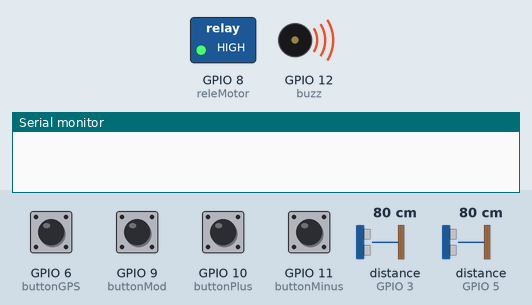
Simulated run of this sketch. Board: ESP8266 (NodeMCU). On the bench: switched loads named in the sketch (green lamp = pin HIGH), buzzer (waves = sounding), the last lines printed to the serial monitor. Wiring (inferred from the names in the program): 2 × ultrasonic range finder: trigger GPIO 2, echo GPIO 3 / trigger GPIO 4, echo GPIO 5. The inputs (shaded band) are chosen by the test bench; at power-on: GPIO 6 (buttonGPS), GPIO 9 (buttonMod), GPIO 10 (buttonPlus), GPIO 11 (buttonMinus) LOW, distance to the obstacle (sensors on GPIO 3, GPIO 5) 80 cm. The echo pulse lasts 58.3 µs per cm; WiFi joins after 1.5 s; servers stay silent unless stated; web services answer with replies made up by the test bench; pins used as bus, display or sensor lines are not drawn.

Above: at 0.96 s.
1.3 s: GPIO 9 (buttonMod) pulled HIGH for 0.15 s
At 2.0 s:
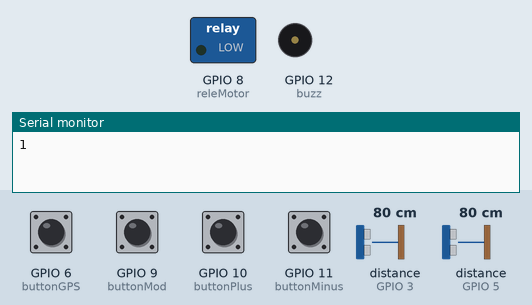
3.0 s: GPIO 9 (buttonMod) pulled HIGH for 1 s
At 3.29 s:
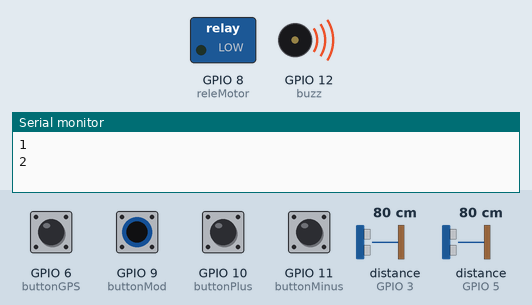
6.0 s: distance to the obstacle (sensor on GPIO 3) set to 9 cm
At 6.74 s:
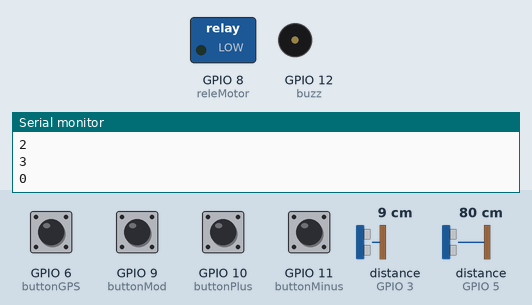
7.7 s: distance to the obstacle (sensor on GPIO 5) set to 4 cm
At 9.16 s:
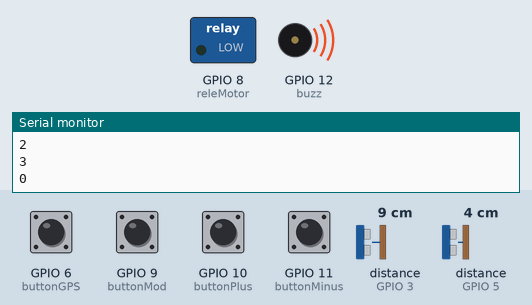
10.7 s: GPIO 6 (buttonGPS) pulled HIGH for 0.15 s
At 12.0 s:
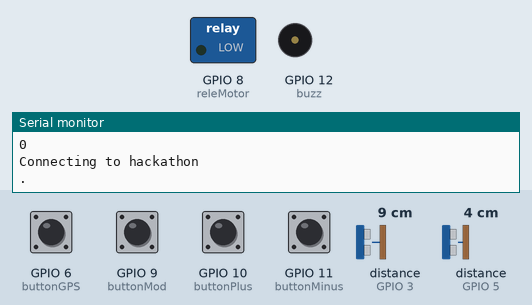
13.8 s: distance to the obstacle (sensor on GPIO 3) set to 2 cm
Timing chart, 0 to 16.9 s (numbered marks = the images above; inputs shaded):
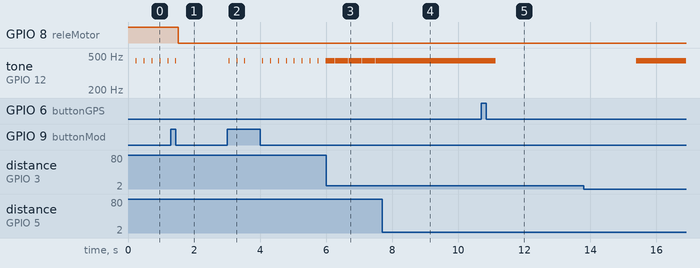

The sketch:

ultrazvuk_ztm_vse.ino
```cpp
int pTrig = 2;
int pEcho = 3;
int pTrig2 = 4;
int pEcho2 = 5;
int buzz = 12;

int releMotor=8;

int buttonMod=9;
int buttonPlus=10;
int buttonMinus=11;
int buttonGPS=6;

int posunVzdalenosti=5;

long minVzdalenost=20;
long maxVzdalenost=200;

int maxMod=3;

int aktButton=0;

long buttonDelay=500;
long lastButtonPressed=0;

int mod=0;

long odezva;
long odezva2;
long vzdalenost;
long vzdalenost2;
int minimal;

long currentTime = 0;
long lastBeep = 0;

long minimalniVzdalenost=100;

int freguency = 392;

//WIFI
#include <ESP8266WiFi.h>

const char* ssid     = "hackathon";
const char* password = "att4hack";

const char* host = "ip-api.com";

int value = 0;
//

void setup() {
  pinMode(buzz, OUTPUT);
  pinMode(pTrig, OUTPUT);
  pinMode(pEcho, INPUT);
  pinMode(pTrig2, OUTPUT);
  pinMode(pEcho2, INPUT);

  pinMode(buttonMod, INPUT);
  pinMode(buttonPlus, INPUT);
  pinMode(buttonMinus, INPUT);
  pinMode(buttonGPS, INPUT);

  pinMode(releMotor, OUTPUT);
  digitalWrite(releMotor, HIGH);

  Serial.begin(9600);
}

void loop(){
  getDistance();
  currentTime = millis();
  parseButtons();
    if(vzdalenost<minimalniVzdalenost || vzdalenost2<minimalniVzdalenost){
      if(mod==0){
        soundDistance();
      }else if (mod==1){
        vibrationDistance();
      }else if (mod==2){
        soundDistance();
        vibrationDistance();
      }
  }
  else{
    digitalWrite(releMotor, HIGH);
  }
}

void parseButtons(){
  if(aktButton==0){
    if(digitalRead(buttonMod)==1){
      aktButton=1;
    }
    else if(digitalRead(buttonPlus)==1){
      aktButton=2;
    }
    else if(digitalRead(buttonMinus)==1){
      aktButton=3;
    }
    else if(digitalRead(buttonGPS)==1){
      aktButton=4;
    }
  }

  if(millis()-lastButtonPressed>buttonDelay){
    //Serial.println(9);
    bool smaz=true;
    if(aktButton==1){
      if(mod==maxMod){
        mod=0;
      }
      else{
        mod++;
      }
      Serial.println(mod);
    }
    else if(aktButton==2){
      if(minimalniVzdalenost<maxVzdalenost){
        minimalniVzdalenost+=posunVzdalenosti;
        Serial.println(minimalniVzdalenost);
      }
    }
    else if(aktButton==3){
      if(minimalniVzdalenost>minVzdalenost){
        minimalniVzdalenost-=posunVzdalenosti;
        Serial.println(minimalniVzdalenost);
      }
    }
    else if(aktButton==4){
      vypisGPS();
    }
    else{
      smaz=false;
    }

    if(smaz==true){
      aktButton=0;
    }

    lastButtonPressed=millis();
  }
}

//WIFI
void vypisGPS(){
    Serial.begin(115200);
  delay(10);

  // We start by connecting to a WiFi network

  Serial.println();
  Serial.println();
  Serial.print("Connecting to ");
  Serial.println(ssid);

  WiFi.begin(ssid, password);

  while (WiFi.status() != WL_CONNECTED) {
    delay(500);
    Serial.print(".");
  }

  Serial.println("");
  Serial.println("WiFi connected");
  Serial.println("IP address: ");
  Serial.println(WiFi.localIP());

  //2. část

  delay(1000);
  ++value;

  Serial.print("connecting to ");
  Serial.println(host);

  // Use WiFiClient class to create TCP connections
  WiFiClient client;
  const int httpPort = 80;
  if (!client.connect(host, httpPort)) {
    Serial.println("connection failed");
    return;
  }

  // We now create a URI for the request
  //String url = "/jistise/serverTestArd.php?test=bla";
  String url = "/json/?callback=yf";

  Serial.print("Requesting URL: ");
  Serial.println(url);

  // This will send the request to the server
  client.print("GET " + url + " HTTP/1.1\r\n" +
                   "Host: " + host + "\r\n" +
                   "Content-Type: application/json\r\n" +
                   "Connection: close\r\n\r\n");
  delay(500);

  String line;
  // Read all the lines of the reply from server and print them to Serial
  while(client.available()){
    line = client.readStringUntil('\r');
    //Serial.print(line);
  }
  String h = getValue(line, '"', 11);
  String m = getValue(line, '"', 39);
  String sub = getValue(line, '"', 7);
  Serial.println(h);
  Serial.println(m);
  Serial.println(sub);
  Serial.println("closing connection");
}

String getValue(String data, char separator, int index){
  int found = 0;
  int strIndex[] = {0, -1};
  int maxIndex = data.length()-1;

  for(int i=0; i<=maxIndex && found<=index; i++){
    if(data.charAt(i)==separator || i==maxIndex){
        found++;
        strIndex[0] = strIndex[1]+1;
        strIndex[1] = (i == maxIndex) ? i+1 : i;
    }
  }

  return found>index ? data.substring(strIndex[0], strIndex[1]) : "";
}


//....................
void getDistance(){
  digitalWrite(pTrig, LOW);
  delayMicroseconds(2);
  digitalWrite(pTrig, HIGH);
  delayMicroseconds(5);
  digitalWrite(pTrig, LOW);

  odezva = pulseIn(pEcho, HIGH);

  digitalWrite(pTrig2, LOW);
  delayMicroseconds(2);
  digitalWrite(pTrig2, HIGH);
  delayMicroseconds(5);
  digitalWrite(pTrig2, LOW);

  odezva2 = pulseIn(pEcho2, HIGH);

  if((odezva / 58.31)<1500){
    vzdalenost = odezva / 58.31;
  }
  if((odezva2 / 58.31)<1500){
    vzdalenost2 = odezva2 / 58.31;
    }
}

void vibrationDistance(){
  digitalWrite(releMotor, LOW);
}

void soundDistance(){
  if(vzdalenost > vzdalenost2){

      minimal = vzdalenost2;

   }else{
     minimal = vzdalenost;

    }
    //Serial.println(minimal);
  if((millis()-lastBeep)> minimal*3 ){
     tone(12, 440, 10);
     lastBeep = millis();
    }
  }
```

Measured:
- after the input at 1.3 s, GPIO 8 (releMotor): HIGH → LOW after 0.22 s; tone on GPIO 12 (buzz): goes on until 1.4 s, then stays silent
- after the input at 3.0 s, tone on GPIO 12 (buzz): plays 440 Hz for 0.01 s, 440 Hz for 0.01 s, 440 Hz for 0.01 s, 440 Hz for 0.01 s, 440 Hz for 0.01 s, 440 Hz for 0.01 s … (12 notes in this stretch), starting after 0.05 s
- after the input at 6.0 s, tone on GPIO 12 (buzz): alternates 440 Hz for 0.01 s and silent for 0.02 s, starting at once
- after the input at 7.7 s, tone on GPIO 12 (buzz): goes on until 7.7 s, then stays 440 Hz
- after the input at 10.7 s, tone on GPIO 12 (buzz): 440 Hz → silent after 0.42 s instead of 3.1 s
- by itself, tone on GPIO 12 (buzz): alternates 440 Hz for 0.01 s and silent for 0.23 s
